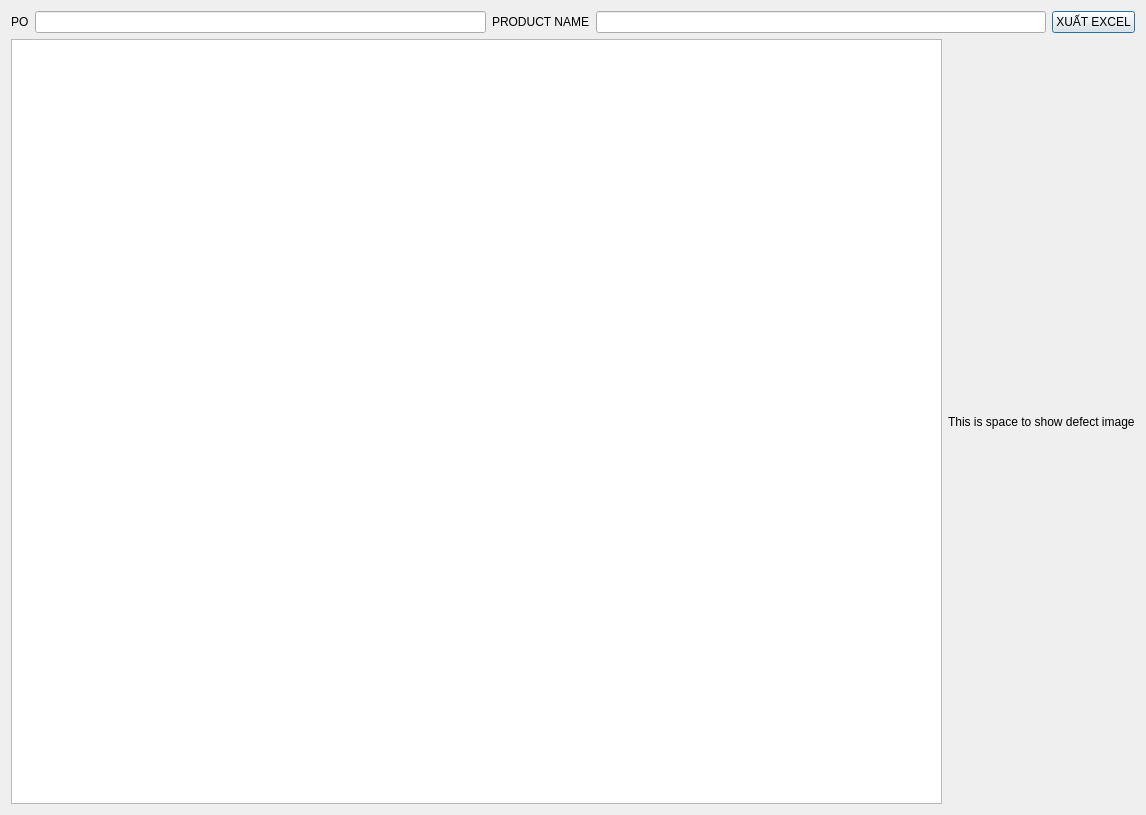
<?xml version="1.0" encoding="UTF-8"?>
<ui version="4.0">
 <class>TCDialog</class>
 <widget class="QDialog" name="TCDialog">
  <property name="geometry">
   <rect>
    <x>0</x>
    <y>0</y>
    <width>1146</width>
    <height>815</height>
   </rect>
  </property>
  <property name="windowTitle">
   <string>Dialog</string>
  </property>
  <layout class="QGridLayout" name="gridLayout">
   <item row="0" column="0">
    <layout class="QHBoxLayout" name="horizontalLayout_2">
     <item>
      <widget class="QLabel" name="label">
       <property name="text">
        <string>PO</string>
       </property>
      </widget>
     </item>
     <item>
      <widget class="QLineEdit" name="lineEdit"/>
     </item>
     <item>
      <widget class="QLabel" name="label_2">
       <property name="text">
        <string>PRODUCT NAME</string>
       </property>
      </widget>
     </item>
     <item>
      <widget class="QLineEdit" name="lineEdit_2"/>
     </item>
     <item>
      <widget class="QPushButton" name="exportexcelButton">
       <property name="text">
        <string>XUẤT EXCEL</string>
       </property>
      </widget>
     </item>
    </layout>
   </item>
   <item row="1" column="0">
    <layout class="QHBoxLayout" name="horizontalLayout">
     <item>
      <widget class="QTableView" name="tableView"/>
     </item>
     <item>
      <widget class="QLabel" name="imageLabel">
       <property name="minimumSize">
        <size>
         <width>150</width>
         <height>0</height>
        </size>
       </property>
       <property name="text">
        <string>This is space to show defect image</string>
       </property>
      </widget>
     </item>
    </layout>
   </item>
  </layout>
 </widget>
 <resources/>
 <connections/>
</ui>
